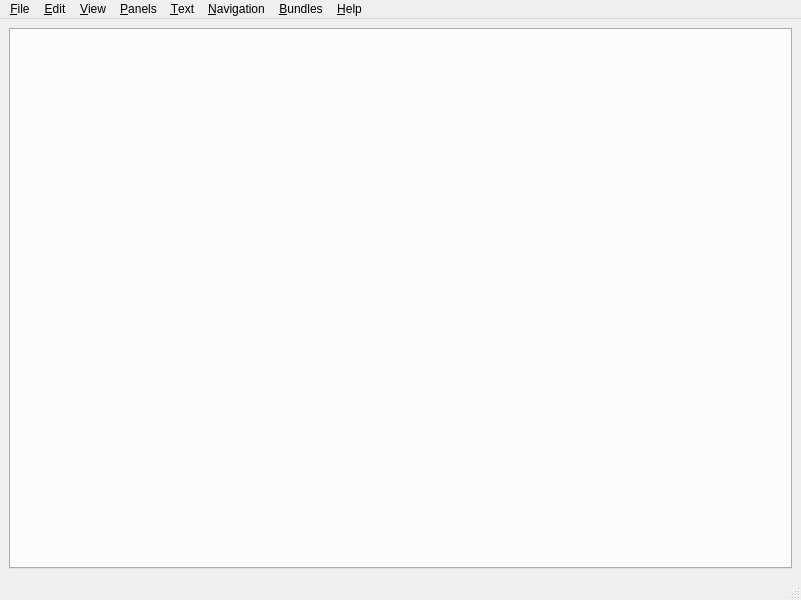
<?xml version="1.0" encoding="UTF-8"?>
<ui version="4.0">
 <class>MainWindow</class>
 <widget class="QMainWindow" name="MainWindow">
  <property name="geometry">
   <rect>
    <x>0</x>
    <y>0</y>
    <width>801</width>
    <height>600</height>
   </rect>
  </property>
  <property name="windowTitle">
   <string>Prymatex Text Editor</string>
  </property>
  <property name="windowIcon">
   <iconset resource="../resources.qrc">
    <normaloff>:/icons/icons/Prymatex_Logo.png</normaloff>:/icons/icons/Prymatex_Logo.png</iconset>
  </property>
  <widget class="QWidget" name="centralwidget">
   <layout class="QVBoxLayout" name="verticalLayout">
    <item>
     <widget class="PMXSplitTabWidget" name="splitTabWidget"/>
    </item>
   </layout>
  </widget>
  <widget class="QMenuBar" name="menubar">
   <property name="geometry">
    <rect>
     <x>0</x>
     <y>0</y>
     <width>801</width>
     <height>20</height>
    </rect>
   </property>
   <widget class="QMenu" name="menuFile">
    <property name="title">
     <string>&amp;File</string>
    </property>
    <addaction name="actionNewTab"/>
    <addaction name="actionNew_from_template"/>
    <addaction name="actionOpen"/>
    <addaction name="actionSave"/>
    <addaction name="actionSave_As"/>
    <addaction name="actionSave_All"/>
    <addaction name="actionReload"/>
    <addaction name="actionClose"/>
    <addaction name="actionClose_Others"/>
    <addaction name="actionRestart"/>
    <addaction name="actionQuit"/>
   </widget>
   <widget class="QMenu" name="menuView">
    <property name="title">
     <string>&amp;View</string>
    </property>
    <widget class="QMenu" name="menuGutter">
     <property name="title">
      <string>Gutter</string>
     </property>
     <addaction name="actionShow_Folding"/>
     <addaction name="actionShow_Bookmarks_Fold"/>
     <addaction name="actionShow_Line_Numbers"/>
    </widget>
    <widget class="QMenu" name="menuFont">
     <property name="title">
      <string>Font</string>
     </property>
     <addaction name="actionZoom_In"/>
     <addaction name="actionZoom_Out"/>
    </widget>
    <widget class="QMenu" name="menuType_Here">
     <property name="title">
      <string>Type Here</string>
     </property>
    </widget>
    <addaction name="menuFont"/>
    <addaction name="menuGutter"/>
    <addaction name="separator"/>
    <addaction name="actionFullscreen"/>
    <addaction name="actionShow_Menus"/>
    <addaction name="separator"/>
    <addaction name="actionShow_Whitespace"/>
    <addaction name="actionShow_Indentation"/>
    <addaction name="actionEOL"/>
    <addaction name="actionWord_Warp"/>
    <addaction name="menuType_Here"/>
   </widget>
   <widget class="QMenu" name="menuText">
    <property name="title">
     <string>&amp;Text</string>
    </property>
    <widget class="QMenu" name="menuConvert">
     <property name="title">
      <string>Convert</string>
     </property>
     <addaction name="actionTo_UPPERCASE"/>
     <addaction name="actionTo_lowercase"/>
     <addaction name="actionTo_TitleCase"/>
     <addaction name="actionTo_iNVERT_cASE"/>
     <addaction name="actionTranspose"/>
    </widget>
    <addaction name="menuConvert"/>
    <addaction name="actionShilft_Left"/>
    <addaction name="actionShift_Right"/>
    <addaction name="separator"/>
    <addaction name="actionTab_to_spaces"/>
    <addaction name="actionSpaces_to_Tabs"/>
    <addaction name="separator"/>
    <addaction name="actionFilter_Through_Command"/>
    <addaction name="actionRun_selection"/>
    <addaction name="separator"/>
    <addaction name="actionFree_Editing"/>
   </widget>
   <widget class="QMenu" name="menuTools">
    <property name="title">
     <string>&amp;Panels</string>
    </property>
    <addaction name="actionShow_File_System_Pane"/>
    <addaction name="actionShow_Project_Dock"/>
    <addaction name="actionShow_Browser_Dock"/>
    <addaction name="actionShow_Symbol_List"/>
    <addaction name="actionShow_Terminal_Dock"/>
    <addaction name="actionShow_Log_Window"/>
   </widget>
   <widget class="QMenu" name="menuNavigation">
    <property name="title">
     <string>&amp;Navigation</string>
    </property>
    <widget class="QMenu" name="menuPanes">
     <property name="title">
      <string>Panes</string>
     </property>
    </widget>
    <addaction name="actionToggle_Bookmark"/>
    <addaction name="actionNext_Bookmark"/>
    <addaction name="actionPrevious_Bookmark"/>
    <addaction name="actionRemove_All_Bookmarks"/>
    <addaction name="separator"/>
    <addaction name="actionNext_Tab"/>
    <addaction name="actionPrevious_Tab"/>
    <addaction name="actionMove_Tab_Left"/>
    <addaction name="actionMove_Tab_Right"/>
    <addaction name="menuPanes"/>
    <addaction name="separator"/>
    <addaction name="actionGo_To_Header_Source"/>
    <addaction name="actionGo_To_File"/>
    <addaction name="actionGo_To_Symbol"/>
    <addaction name="actionGo_To_Matching_Bracket"/>
    <addaction name="actionGo_To_Line"/>
   </widget>
   <widget class="QMenu" name="menuHelp">
    <property name="title">
     <string>&amp;Help</string>
    </property>
    <addaction name="actionReport_Bug"/>
    <addaction name="actionTranslate_this_application"/>
    <addaction name="actionProject_Homepage"/>
    <addaction name="actionRead_documentation"/>
    <addaction name="separator"/>
    <addaction name="actionTake_Screenshot"/>
    <addaction name="actionAbout_Qt"/>
    <addaction name="actionAbout_this_application"/>
   </widget>
   <widget class="QMenu" name="menuEdit">
    <property name="title">
     <string>&amp;Edit</string>
    </property>
    <widget class="QMenu" name="menuSelect_All">
     <property name="title">
      <string>Select...</string>
     </property>
     <addaction name="actionWord"/>
     <addaction name="actionLine"/>
     <addaction name="actionParagraph"/>
     <addaction name="actionEnclosing_Brackets"/>
     <addaction name="actionCurrent_Scope"/>
     <addaction name="actionAll"/>
    </widget>
    <addaction name="actionUndo"/>
    <addaction name="actionRedo"/>
    <addaction name="separator"/>
    <addaction name="actionCopy"/>
    <addaction name="actionCut"/>
    <addaction name="actionPaste"/>
    <addaction name="actionPaste_As_New"/>
    <addaction name="separator"/>
    <addaction name="actionFind"/>
    <addaction name="actionFind_Replace"/>
    <addaction name="menuSelect_All"/>
    <addaction name="separator"/>
    <addaction name="actionPreferences"/>
   </widget>
   <widget class="QMenu" name="menuBundles">
    <property name="title">
     <string>&amp;Bundles</string>
    </property>
    <addaction name="actionShow_Bundle_Editor"/>
    <addaction name="actionSelect_Bundle_Item"/>
    <addaction name="separator"/>
   </widget>
   <addaction name="menuFile"/>
   <addaction name="menuEdit"/>
   <addaction name="menuView"/>
   <addaction name="menuTools"/>
   <addaction name="menuText"/>
   <addaction name="menuNavigation"/>
   <addaction name="menuBundles"/>
   <addaction name="menuHelp"/>
  </widget>
  <widget class="PMXStatusBar" name="statusbar"/>
  <action name="actionNewTab">
   <property name="icon">
    <iconset resource="../resources.qrc">
     <normaloff>:/icons/actions/document-new.png</normaloff>:/icons/actions/document-new.png</iconset>
   </property>
   <property name="text">
    <string>&amp;New</string>
   </property>
   <property name="shortcut">
    <string>Ctrl+N</string>
   </property>
  </action>
  <action name="actionOpen">
   <property name="icon">
    <iconset>
     <normaloff>:/actions/resources/actions/document-open.png</normaloff>:/actions/resources/actions/document-open.png</iconset>
   </property>
   <property name="text">
    <string>Open</string>
   </property>
   <property name="shortcut">
    <string>Ctrl+O</string>
   </property>
  </action>
  <action name="actionSave">
   <property name="icon">
    <iconset resource="../resources.qrc">
     <normaloff>:/icons/actions/document-save.png</normaloff>:/icons/actions/document-save.png</iconset>
   </property>
   <property name="text">
    <string>Save</string>
   </property>
   <property name="shortcut">
    <string>Ctrl+S</string>
   </property>
  </action>
  <action name="actionSave_As">
   <property name="icon">
    <iconset resource="../resources.qrc">
     <normaloff>:/icons/actions/document-save-as.png</normaloff>:/icons/actions/document-save-as.png</iconset>
   </property>
   <property name="text">
    <string>Save As</string>
   </property>
   <property name="shortcut">
    <string>Ctrl+Shift+S</string>
   </property>
  </action>
  <action name="actionSave_All">
   <property name="icon">
    <iconset resource="../resources.qrc">
     <normaloff>:/icons/actions/document-save-all.png</normaloff>:/icons/actions/document-save-all.png</iconset>
   </property>
   <property name="text">
    <string>Save All</string>
   </property>
   <property name="shortcut">
    <string>Ctrl+Alt+S</string>
   </property>
  </action>
  <action name="actionReload">
   <property name="icon">
    <iconset resource="../resources.qrc">
     <normaloff>:/icons/actions/view-refresh.png</normaloff>:/icons/actions/view-refresh.png</iconset>
   </property>
   <property name="text">
    <string>Reload</string>
   </property>
  </action>
  <action name="actionClose">
   <property name="icon">
    <iconset resource="../resources.qrc">
     <normaloff>:/icons/actions/edit-delete.png</normaloff>:/icons/actions/edit-delete.png</iconset>
   </property>
   <property name="text">
    <string>Close</string>
   </property>
   <property name="shortcut">
    <string>Ctrl+W</string>
   </property>
  </action>
  <action name="actionClose_Others">
   <property name="icon">
    <iconset resource="../resources.qrc">
     <normaloff>:/icons/actions/document-close.png</normaloff>:/icons/actions/document-close.png</iconset>
   </property>
   <property name="text">
    <string>Close Others</string>
   </property>
   <property name="shortcut">
    <string>Ctrl+Alt+W</string>
   </property>
  </action>
  <action name="actionRestart">
   <property name="text">
    <string>Restart</string>
   </property>
   <property name="shortcut">
    <string>Alt+Shift+R</string>
   </property>
  </action>
  <action name="actionQuit">
   <property name="icon">
    <iconset resource="../resources.qrc">
     <normaloff>:/icons/actions/application-exit.png</normaloff>:/icons/actions/application-exit.png</iconset>
   </property>
   <property name="text">
    <string>Quit</string>
   </property>
   <property name="shortcut">
    <string>Ctrl+Q</string>
   </property>
  </action>
  <action name="actionUndo">
   <property name="icon">
    <iconset>
     <normaloff>:/actions/resources/actions/edit-undo.png</normaloff>:/actions/resources/actions/edit-undo.png</iconset>
   </property>
   <property name="text">
    <string>Undo</string>
   </property>
   <property name="shortcut">
    <string>Ctrl+Z</string>
   </property>
  </action>
  <action name="actionRedo">
   <property name="icon">
    <iconset>
     <normaloff>:/actions/resources/actions/edit-redo.png</normaloff>:/actions/resources/actions/edit-redo.png</iconset>
   </property>
   <property name="text">
    <string>Redo</string>
   </property>
   <property name="shortcut">
    <string>Ctrl+Shift+Z</string>
   </property>
  </action>
  <action name="actionCopy">
   <property name="icon">
    <iconset resource="../resources.qrc">
     <normaloff>:/icons/actions/edit-copy.png</normaloff>:/icons/actions/edit-copy.png</iconset>
   </property>
   <property name="text">
    <string>Copy</string>
   </property>
   <property name="shortcut">
    <string>Ctrl+C</string>
   </property>
  </action>
  <action name="actionCut">
   <property name="icon">
    <iconset resource="../resources.qrc">
     <normaloff>:/icons/actions/edit-cut.png</normaloff>:/icons/actions/edit-cut.png</iconset>
   </property>
   <property name="text">
    <string>Cut</string>
   </property>
   <property name="shortcut">
    <string>Ctrl+X</string>
   </property>
  </action>
  <action name="actionPaste">
   <property name="icon">
    <iconset resource="../resources.qrc">
     <normaloff>:/icons/actions/edit-paste.png</normaloff>:/icons/actions/edit-paste.png</iconset>
   </property>
   <property name="text">
    <string>Paste</string>
   </property>
   <property name="shortcut">
    <string>Ctrl+V</string>
   </property>
  </action>
  <action name="actionPaste_As_New">
   <property name="icon">
    <iconset>
     <normaloff>:/actions/resources/actions/edit-paste.png</normaloff>:/actions/resources/actions/edit-paste.png</iconset>
   </property>
   <property name="text">
    <string>Paste As New</string>
   </property>
   <property name="shortcut">
    <string>Ctrl+Shift+V</string>
   </property>
  </action>
  <action name="actionFind">
   <property name="icon">
    <iconset resource="../resources.qrc">
     <normaloff>:/icons/actions/edit-find.png</normaloff>:/icons/actions/edit-find.png</iconset>
   </property>
   <property name="text">
    <string>Find</string>
   </property>
   <property name="shortcut">
    <string>Ctrl+F</string>
   </property>
  </action>
  <action name="actionFind_Replace">
   <property name="icon">
    <iconset>
     <normaloff>:/actions/resources/actions/edit-find-replace.png</normaloff>:/actions/resources/actions/edit-find-replace.png</iconset>
   </property>
   <property name="text">
    <string>Find/Replace</string>
   </property>
   <property name="shortcut">
    <string>Ctrl+R</string>
   </property>
  </action>
  <action name="actionPreferences">
   <property name="icon">
    <iconset resource="../resources.qrc">
     <normaloff>:/icons/actions/configure.png</normaloff>:/icons/actions/configure.png</iconset>
   </property>
   <property name="text">
    <string>Preferences</string>
   </property>
   <property name="shortcut">
    <string>Alt+P</string>
   </property>
  </action>
  <action name="actionFullscreen">
   <property name="checkable">
    <bool>true</bool>
   </property>
   <property name="text">
    <string>Fullscreen</string>
   </property>
   <property name="shortcut">
    <string>F11</string>
   </property>
  </action>
  <action name="actionShow_Menus">
   <property name="checkable">
    <bool>true</bool>
   </property>
   <property name="checked">
    <bool>true</bool>
   </property>
   <property name="text">
    <string>Show Menus</string>
   </property>
   <property name="shortcut">
    <string>Ctrl+M</string>
   </property>
  </action>
  <action name="actionZoom_In">
   <property name="icon">
    <iconset>
     <normaloff>:/actions/resources/actions/zoom-in.png</normaloff>:/actions/resources/actions/zoom-in.png</iconset>
   </property>
   <property name="text">
    <string>Zoom In</string>
   </property>
   <property name="shortcut">
    <string>Ctrl++</string>
   </property>
  </action>
  <action name="actionZoom_Out">
   <property name="icon">
    <iconset>
     <normaloff>:/actions/resources/actions/zoom-out.png</normaloff>:/actions/resources/actions/zoom-out.png</iconset>
   </property>
   <property name="text">
    <string>Zoom Out</string>
   </property>
   <property name="shortcut">
    <string>Ctrl+-</string>
   </property>
  </action>
  <action name="actionShow_Line_Numbers">
   <property name="text">
    <string>Line Numbers</string>
   </property>
   <property name="shortcut">
    <string>F10</string>
   </property>
  </action>
  <action name="actionShow_Folding">
   <property name="text">
    <string>Foldings</string>
   </property>
   <property name="shortcut">
    <string>Shift+F10</string>
   </property>
  </action>
  <action name="actionShow_Bookmarks_Fold">
   <property name="text">
    <string>Bookmarks</string>
   </property>
   <property name="shortcut">
    <string>Alt+F10</string>
   </property>
  </action>
  <action name="actionShow_File_System_Pane">
   <property name="checkable">
    <bool>true</bool>
   </property>
   <property name="text">
    <string>File System</string>
   </property>
   <property name="shortcut">
    <string>F8</string>
   </property>
  </action>
  <action name="actionShow_Project_Dock">
   <property name="checkable">
    <bool>true</bool>
   </property>
   <property name="text">
    <string>Project</string>
   </property>
   <property name="shortcut">
    <string>F7</string>
   </property>
  </action>
  <action name="actionShow_Symbol_List">
   <property name="checkable">
    <bool>true</bool>
   </property>
   <property name="text">
    <string>Symbols</string>
   </property>
   <property name="shortcut">
    <string>F6</string>
   </property>
  </action>
  <action name="actionShow_Current_Scope">
   <property name="text">
    <string>Show Current Scope</string>
   </property>
   <property name="shortcut">
    <string>Alt+Shift+S</string>
   </property>
  </action>
  <action name="actionShilft_Left">
   <property name="icon">
    <iconset>
     <normaloff>:/resources/actions/format-indent-less.png</normaloff>:/resources/actions/format-indent-less.png</iconset>
   </property>
   <property name="text">
    <string>Shift Left</string>
   </property>
  </action>
  <action name="actionShift_Right">
   <property name="icon">
    <iconset>
     <normaloff>:/resources/actions/format-indent-more.png</normaloff>:/resources/actions/format-indent-more.png</iconset>
   </property>
   <property name="text">
    <string>Shift Right</string>
   </property>
  </action>
  <action name="actionTo_UPPERCASE">
   <property name="text">
    <string>To UPPERCASE</string>
   </property>
  </action>
  <action name="actionTo_lowercase">
   <property name="text">
    <string>To lowercase</string>
   </property>
  </action>
  <action name="actionTo_TitleCase">
   <property name="text">
    <string>To TitleCase</string>
   </property>
  </action>
  <action name="actionTo_iNVERT_cASE">
   <property name="text">
    <string>To iNVERT cASE</string>
   </property>
  </action>
  <action name="actionTranspose">
   <property name="text">
    <string>Transpose</string>
   </property>
  </action>
  <action name="actionTab_to_spaces">
   <property name="text">
    <string>Tab to Spaces</string>
   </property>
  </action>
  <action name="actionSpaces_to_Tabs">
   <property name="text">
    <string>Spaces to Tabs</string>
   </property>
  </action>
  <action name="actionFilter_Through_Command">
   <property name="icon">
    <iconset>
     <normaloff>:/resources/actions/view-filter.png</normaloff>:/resources/actions/view-filter.png</iconset>
   </property>
   <property name="text">
    <string>Filter through command</string>
   </property>
   <property name="iconText">
    <string>Filter Through Command</string>
   </property>
   <property name="shortcut">
    <string>Ctrl+Shift+F</string>
   </property>
  </action>
  <action name="actionRun_selection">
   <property name="text">
    <string>Run selection</string>
   </property>
   <property name="shortcut">
    <string>Alt+Shift+R</string>
   </property>
  </action>
  <action name="actionShow_Terminal_Dock">
   <property name="checkable">
    <bool>true</bool>
   </property>
   <property name="text">
    <string>Terminal</string>
   </property>
  </action>
  <action name="actionFile_browser">
   <property name="text">
    <string>File browser</string>
   </property>
  </action>
  <action name="actionThis_file">
   <property name="text">
    <string>This file</string>
   </property>
  </action>
  <action name="actionWith_options">
   <property name="text">
    <string>with options...</string>
   </property>
  </action>
  <action name="actionToggle_Bookmark">
   <property name="text">
    <string>Toggle Bookmark</string>
   </property>
   <property name="shortcut">
    <string>Meta+F12</string>
   </property>
  </action>
  <action name="actionNext_Bookmark">
   <property name="text">
    <string>Next Bookmark</string>
   </property>
   <property name="shortcut">
    <string>Meta+Alt+F12</string>
   </property>
  </action>
  <action name="actionPrevious_Bookmark">
   <property name="text">
    <string>Previous Bookmark</string>
   </property>
   <property name="shortcut">
    <string>Meta+Shift+F12</string>
   </property>
  </action>
  <action name="actionRemove_All_Bookmarks">
   <property name="text">
    <string>Remove All Bookmarks</string>
   </property>
   <property name="shortcut">
    <string>Meta+Ctrl+F12</string>
   </property>
  </action>
  <action name="actionNext_Tab">
   <property name="text">
    <string>Next Tab</string>
   </property>
   <property name="shortcut">
    <string>Ctrl+PgDown</string>
   </property>
  </action>
  <action name="actionPrevious_Tab">
   <property name="text">
    <string>Previous Tab</string>
   </property>
   <property name="shortcut">
    <string>Ctrl+PgUp</string>
   </property>
  </action>
  <action name="actionMove_Tab_Left">
   <property name="text">
    <string>Move Tab Left</string>
   </property>
   <property name="shortcut">
    <string>Ctrl+Shift+PgUp</string>
   </property>
  </action>
  <action name="actionMove_Tab_Right">
   <property name="text">
    <string>Move Tab Right</string>
   </property>
   <property name="shortcut">
    <string>Ctrl+Shift+PgDown</string>
   </property>
  </action>
  <action name="actionA">
   <property name="text">
    <string>No Pane</string>
   </property>
  </action>
  <action name="actionGo_To_Header_Source">
   <property name="text">
    <string>Go To Header/Source</string>
   </property>
  </action>
  <action name="actionGo_To_File">
   <property name="text">
    <string>Go To FIle</string>
   </property>
   <property name="shortcut">
    <string>Ctrl+E</string>
   </property>
  </action>
  <action name="actionGo_To_Symbol">
   <property name="text">
    <string>Go To Symbol</string>
   </property>
  </action>
  <action name="actionGo_To_Matching_Bracket">
   <property name="text">
    <string>Go To Matching Bracket</string>
   </property>
   <property name="shortcut">
    <string>Ctrl+B</string>
   </property>
  </action>
  <action name="actionGo_To_Line">
   <property name="text">
    <string>Go To Line</string>
   </property>
   <property name="shortcut">
    <string>Ctrl+G</string>
   </property>
  </action>
  <action name="actionReport_Bug">
   <property name="text">
    <string>Report &amp;Bug</string>
   </property>
  </action>
  <action name="actionTranslate_this_application">
   <property name="text">
    <string>&amp;Translate this application</string>
   </property>
  </action>
  <action name="actionProject_Homepage">
   <property name="text">
    <string>Project &amp;Homepage</string>
   </property>
  </action>
  <action name="actionTake_Screenshot">
   <property name="text">
    <string>Take &amp;Screenshot</string>
   </property>
  </action>
  <action name="actionAbout_this_application">
   <property name="text">
    <string>&amp;About this application</string>
   </property>
  </action>
  <action name="actionAbout_Qt">
   <property name="text">
    <string>About &amp;Qt</string>
   </property>
  </action>
  <action name="actionShow_Bundle_Editor">
   <property name="checkable">
    <bool>false</bool>
   </property>
   <property name="text">
    <string>Show Bundle Editor</string>
   </property>
  </action>
  <action name="actionSelect_Bundle_Item">
   <property name="text">
    <string>Select Bundle Item</string>
   </property>
   <property name="shortcut">
    <string>Meta+Ctrl+T</string>
   </property>
  </action>
  <action name="actionSelect_None">
   <property name="text">
    <string>Select None</string>
   </property>
  </action>
  <action name="actionShow_Log_Window">
   <property name="checkable">
    <bool>true</bool>
   </property>
   <property name="text">
    <string>Log</string>
   </property>
   <property name="statusTip">
    <string>Displays Log Messages</string>
   </property>
   <property name="whatsThis">
    <string>Shows logs from the application and its plugins</string>
   </property>
   <property name="shortcut">
    <string>Ctrl+Shift+L</string>
   </property>
  </action>
  <action name="actionNew_from_template">
   <property name="enabled">
    <bool>true</bool>
   </property>
   <property name="icon">
    <iconset resource="../resources.qrc">
     <normaloff>:/icons/actions/document-new.png</normaloff>:/icons/actions/document-new.png</iconset>
   </property>
   <property name="text">
    <string>New From Template</string>
   </property>
   <property name="shortcut">
    <string>Meta+Shift+N</string>
   </property>
  </action>
  <action name="actionSplit_Vertically">
   <property name="text">
    <string>Split Vertically</string>
   </property>
  </action>
  <action name="actionSplit_Horizontally">
   <property name="text">
    <string>Split Horizontally</string>
   </property>
  </action>
  <action name="actionView_Whitespace">
   <property name="text">
    <string>View Whitespace</string>
   </property>
  </action>
  <action name="actionView_Indentation">
   <property name="text">
    <string>View Indentation</string>
   </property>
  </action>
  <action name="actionShow_Whitespace">
   <property name="checkable">
    <bool>true</bool>
   </property>
   <property name="text">
    <string>Show Whitespace</string>
   </property>
  </action>
  <action name="actionShow_Indentation">
   <property name="checkable">
    <bool>true</bool>
   </property>
   <property name="text">
    <string>Show Indentation</string>
   </property>
  </action>
  <action name="actionEOL">
   <property name="checkable">
    <bool>true</bool>
   </property>
   <property name="text">
    <string>Show End of Line (EOL)</string>
   </property>
  </action>
  <action name="actionWord_Warp">
   <property name="checkable">
    <bool>true</bool>
   </property>
   <property name="text">
    <string>Word Warp</string>
   </property>
  </action>
  <action name="actionFree_Editing">
   <property name="checkable">
    <bool>true</bool>
   </property>
   <property name="text">
    <string>Free Editing</string>
   </property>
   <property name="statusTip">
    <string>Enables the cursor to be positioned anywhere in the editor</string>
   </property>
  </action>
  <action name="actionShow_Browser_Dock">
   <property name="checkable">
    <bool>true</bool>
   </property>
   <property name="text">
    <string>Web Browser</string>
   </property>
  </action>
  <action name="actionRead_documentation">
   <property name="text">
    <string>Read &amp;documentation</string>
   </property>
  </action>
  <action name="actionWord">
   <property name="text">
    <string>&amp;Word</string>
   </property>
  </action>
  <action name="actionLine">
   <property name="text">
    <string>&amp;Line</string>
   </property>
  </action>
  <action name="actionParagraph">
   <property name="text">
    <string>&amp;Paragraph</string>
   </property>
  </action>
  <action name="actionEnclosing_Brackets">
   <property name="text">
    <string>Enclosing &amp;Brackets</string>
   </property>
  </action>
  <action name="actionCurrent_Scope">
   <property name="text">
    <string>Current &amp;Scope</string>
   </property>
  </action>
  <action name="actionAll">
   <property name="text">
    <string>&amp;All</string>
   </property>
  </action>
  <action name="actionBundle_List">
   <property name="checkable">
    <bool>true</bool>
   </property>
   <property name="icon">
    <iconset>
     <normaloff>:/actions/resources/actions/edit-select-all.png</normaloff>:/actions/resources/actions/edit-select-all.png</iconset>
   </property>
   <property name="text">
    <string>Bundle List</string>
   </property>
   <property name="shortcut">
    <string>Ctrl+Shift+B</string>
   </property>
  </action>
  <action name="actionPanes">
   <property name="text">
    <string>Panes</string>
   </property>
  </action>
 </widget>
 <customwidgets>
  <customwidget>
   <class>PMXStatusBar</class>
   <extends>QStatusBar</extends>
   <header>prymatex.gui.statusbar</header>
  </customwidget>
  <customwidget>
   <class>PMXSplitTabWidget</class>
   <extends>QTabWidget</extends>
   <header>prymatex.gui.splittabwidget</header>
   <container>1</container>
  </customwidget>
 </customwidgets>
 <resources>
  <include location="../resources.qrc"/>
 </resources>
 <connections/>
</ui>
